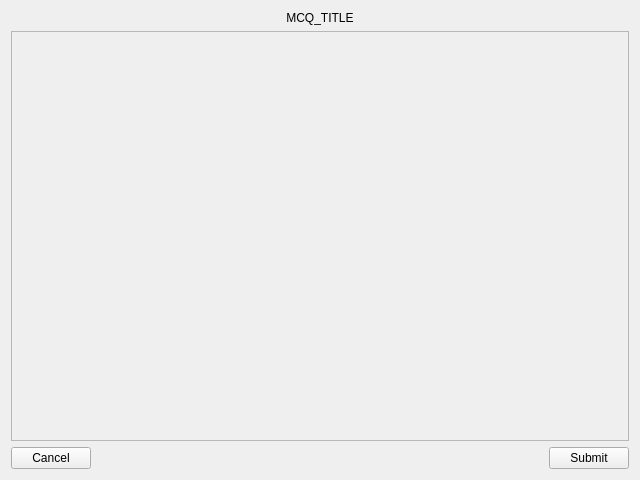
<?xml version="1.0" encoding="UTF-8"?>
<ui version="4.0">
 <class>MCQWindow</class>
 <widget class="QWidget" name="MCQWindow">
  <property name="geometry">
   <rect>
    <x>0</x>
    <y>0</y>
    <width>640</width>
    <height>480</height>
   </rect>
  </property>
  <property name="windowTitle">
   <string>Form</string>
  </property>
  <layout class="QVBoxLayout" name="verticalLayout_2">
   <item>
    <widget class="QLabel" name="label_title">
     <property name="text">
      <string>MCQ_TITLE</string>
     </property>
     <property name="alignment">
      <set>Qt::AlignCenter</set>
     </property>
    </widget>
   </item>
   <item>
    <widget class="QScrollArea" name="scrollArea">
     <property name="minimumSize">
      <size>
       <width>0</width>
       <height>0</height>
      </size>
     </property>
     <property name="verticalScrollBarPolicy">
      <enum>Qt::ScrollBarAsNeeded</enum>
     </property>
     <property name="horizontalScrollBarPolicy">
      <enum>Qt::ScrollBarAlwaysOff</enum>
     </property>
     <property name="widgetResizable">
      <bool>true</bool>
     </property>
     <property name="alignment">
      <set>Qt::AlignLeading|Qt::AlignLeft|Qt::AlignTop</set>
     </property>
     <widget class="QWidget" name="scroll_area">
      <property name="geometry">
       <rect>
        <x>0</x>
        <y>0</y>
        <width>620</width>
        <height>410</height>
       </rect>
      </property>
      <layout class="QVBoxLayout" name="verticalLayout_3">
       <item>
        <layout class="QVBoxLayout" name="body"/>
       </item>
       <item>
        <spacer name="verticalSpacer">
         <property name="orientation">
          <enum>Qt::Vertical</enum>
         </property>
         <property name="sizeHint" stdset="0">
          <size>
           <width>20</width>
           <height>40</height>
          </size>
         </property>
        </spacer>
       </item>
      </layout>
     </widget>
    </widget>
   </item>
   <item>
    <layout class="QHBoxLayout" name="horizontalLayout">
     <item>
      <widget class="QPushButton" name="button_cancel">
       <property name="text">
        <string>Cancel</string>
       </property>
      </widget>
     </item>
     <item>
      <spacer name="horizontalSpacer">
       <property name="orientation">
        <enum>Qt::Horizontal</enum>
       </property>
       <property name="sizeHint" stdset="0">
        <size>
         <width>40</width>
         <height>20</height>
        </size>
       </property>
      </spacer>
     </item>
     <item>
      <widget class="QPushButton" name="button_submit">
       <property name="enabled">
        <bool>true</bool>
       </property>
       <property name="text">
        <string>Submit</string>
       </property>
      </widget>
     </item>
    </layout>
   </item>
  </layout>
 </widget>
 <resources/>
 <connections/>
</ui>
